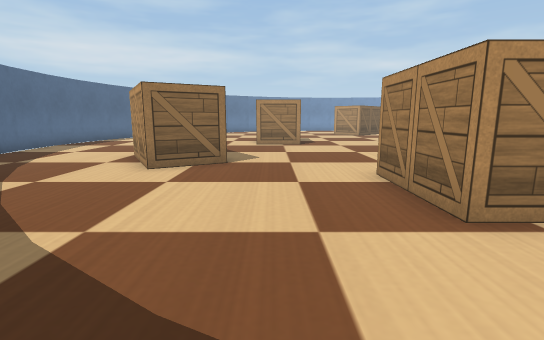
view 1 (above)

19 first-person views from a walk through a world built for the Webots simulator. The camera is 0.12 m above the floor, tilts 10° down and sees 85° across. The floor is counted in squares, 0.1 m on a side. Each view is taken from the middle of a square. On the plan, view 1 faces up. The plan holds only what a view shows up to about 13 squares ahead; the rest is blank. The robots in the file are not drawn. Simple shapes and patterns stand in for the simulator's stock objects.

view 2
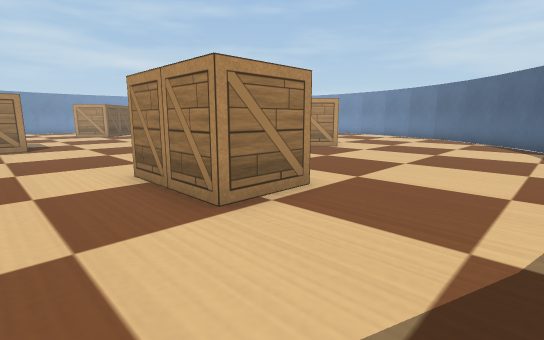

view 3
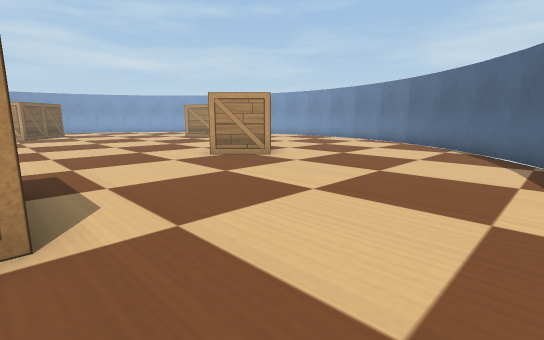

view 4
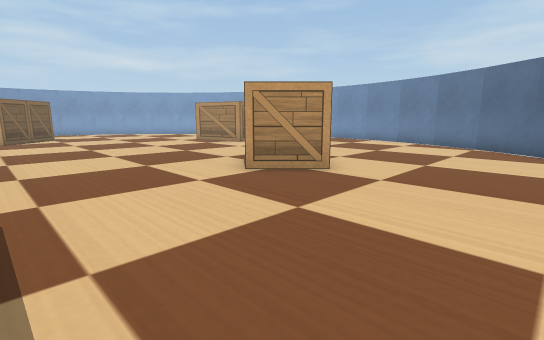

view 5
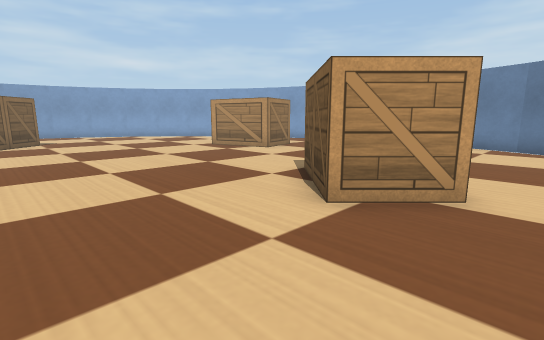

view 6
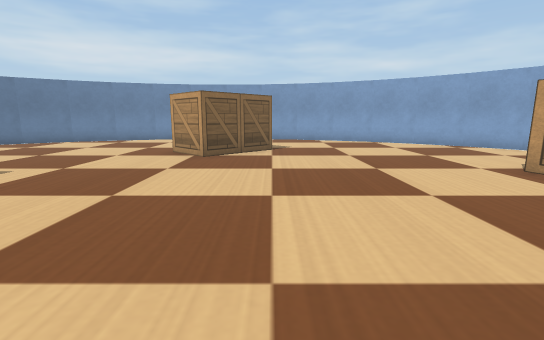

view 7
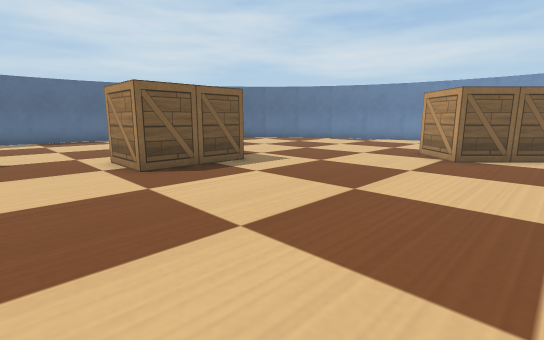

view 8
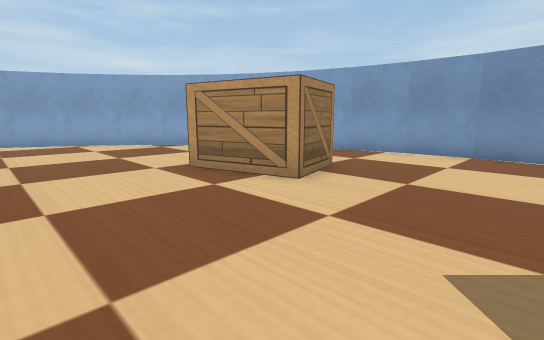

view 9
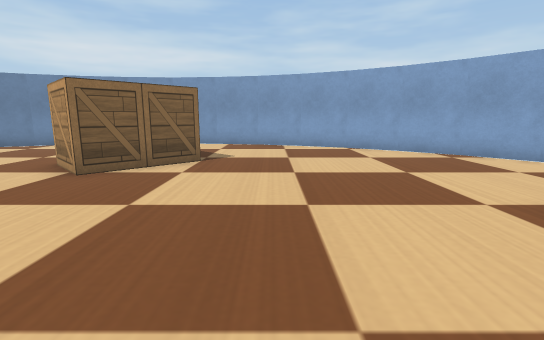

view 10
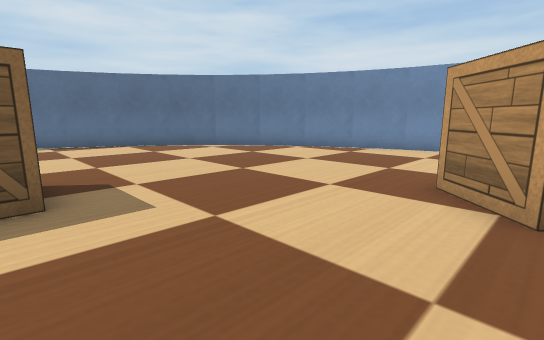

view 11
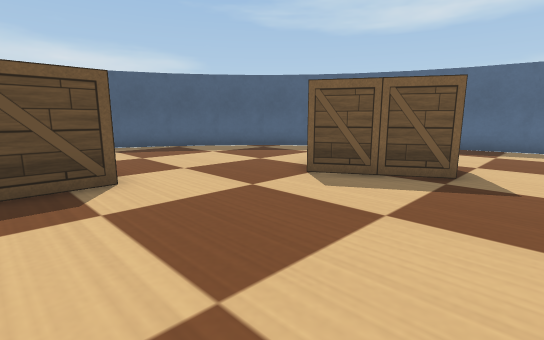

view 12
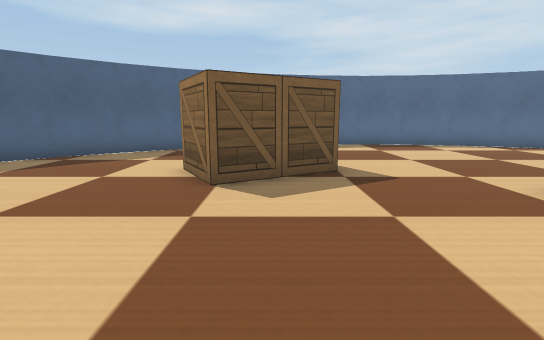

view 13
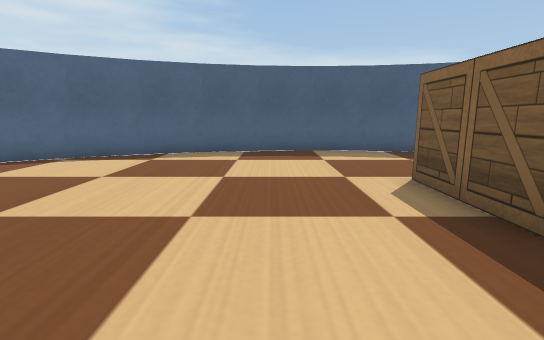

view 14
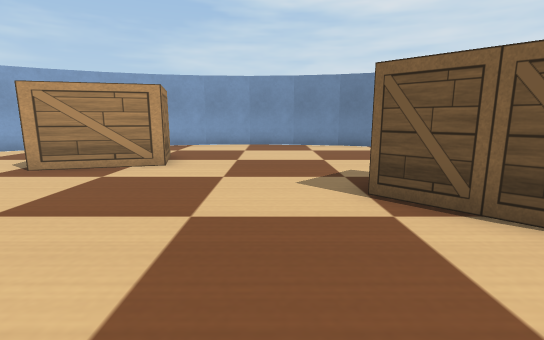

view 15
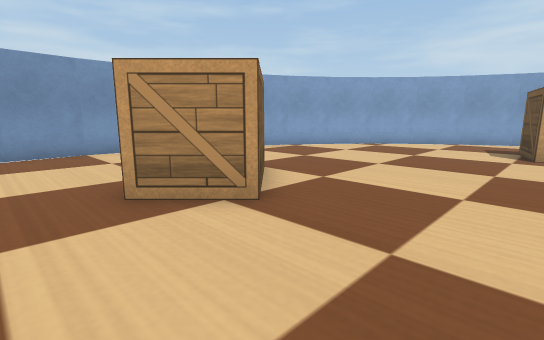

view 16
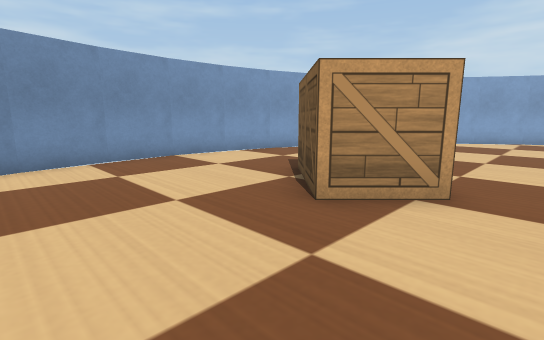

view 17
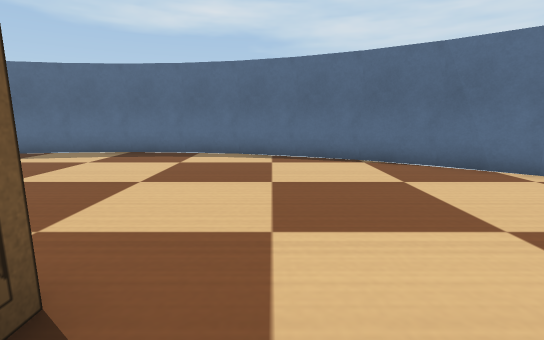

view 18
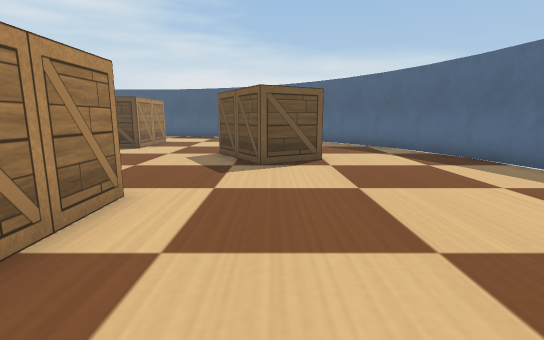

view 19
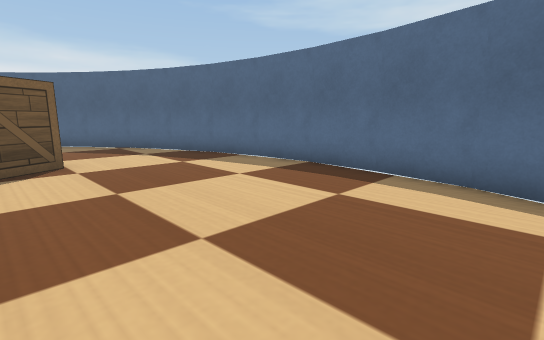

### Floor plan
Key: @ floor where view 1 was taken; # wall or solid block; . floor; B wooden box.
Columns run from 10 left of view 1 to 21 right of it. Each row starts with its distance up from view 1.
 28           ############
 27         ###..........###
 26       ###..............###
 25      ##..................##
 24     ##....................##
 23    ##...........BB.........##
 22    #...........B BB.........#
 21   ##...........BBB..........##
 20   #.............B............#
 19  ##..........................##
 18  #.......................B..  #
 17  #......................B    .#
 16 ##........BB............B  ...##
 15 #.........BB.............BB....#
 14 #.........BB...................#
 13 #..............................#
 12 #..............................#
 11 #..............................#
 10 ##....BB.............BB.......##
  9  #....B B...........BB  ......#
  8  #.....BBB..........B  .......#
  7  ##....B.............B.......##
  6   #.........BBB..............#
  5   ##........B B.............##
  4    #........BBB.............#
  3    ##......................##
  2     ##....................##
  1      ##..................##
  0       ###.@ ...........###
 -1         ### ........####
 -2             #########

Positions as (right, up) in squares from view 1, and headings:
1: (0, 0), facing up
2: (0, 0), facing up-right
3: (4, 0), facing up-right
4: (5, 3), facing up-right
5: (6, 6), facing up-right
6: (8, 11), facing up
7: (8, 11), facing up-left
8: (10, 11), facing up-right
9: (10, 14), facing up
10: (6, 16), facing up-left
11: (4, 12), facing down-left
12: (4, 9), facing left
13: (7, 9), facing down
14: (7, 12), facing right
15: (3, 17), facing up-right
16: (1, 19), facing up-right
17: (1, 18), facing left
18: (-3, 18), facing down
19: (-3, 18), facing down-left
